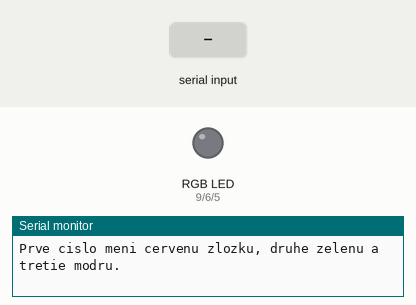
Bench run of a sketch on a simulated Arduino Uno, built with avr-gcc and run on an emulated ATmega328P. On the bench: an RGB LED mixed from three pins (HIGH = lit), the last lines printed to the serial monitor. Inputs (shaded band) come from the test bench.

Above: at 1.2 s.
1.3 s: "90,45,200\n" received over Serial
At 2.5 s:
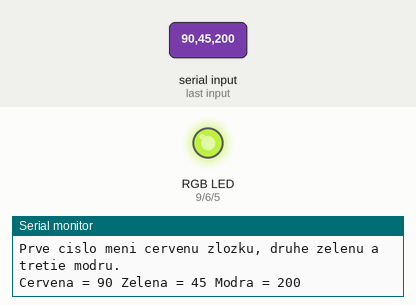
2.8 s: "30,150,10\n" received over Serial
At 3.6 s:
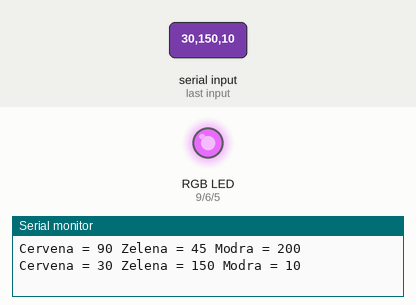
4.3 s: "1,90,45\n" received over Serial
At 4.7 s:
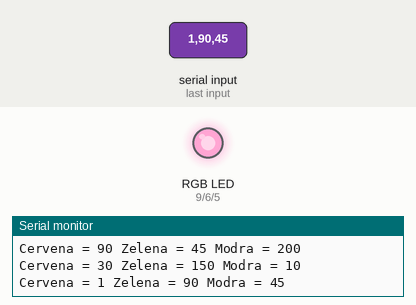
Timing chart, 0 to 7.3 s (numbered marks = the images above; inputs shaded):
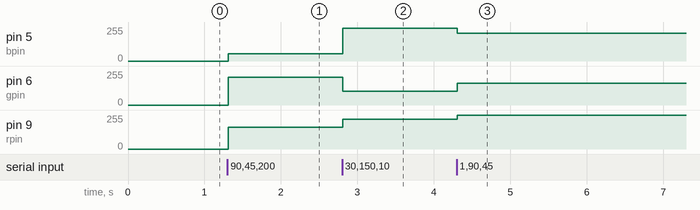

Measured:
- after the input at 1.3 s, pin 5 (bpin): 0/255 → 55/255 at once; pin 6 (gpin): 0/255 → 210/255 at once; pin 9 (rpin): 0/255 → 165/255 at once
- after the input at 2.8 s, pin 5 (bpin): 55/255 → 245/255 at once; pin 6 (gpin): 210/255 → 105/255 at once; pin 9 (rpin): 165/255 → 225/255 at once
- after the input at 4.3 s, pin 5 (bpin): 245/255 → 210/255 at once; pin 6 (gpin): 105/255 → 165/255 at once; pin 9 (rpin): 225/255 → 254/255 at once

The sketch:

rgb_led_farba_podla_vstupu.ino
```cpp
const int rpin = 9; //cervena led pin
const int bpin = 5; //modra led pin
const int gpin = 6; //zelena led pin
String odpoved;

void setup() {
  Serial.begin(9600);
  pinMode(rpin,OUTPUT); //definovanie pinov ako output
  pinMode(bpin,OUTPUT);
  pinMode(gpin,OUTPUT);
  Serial.println("Na zmenu farby RGB LED zadaj 3 rozne cisla s medzerou v rozmedzi 0 - 255: ");
  Serial.println("Prve cislo meni cervenu zlozku, druhe zelenu a tretie modru.");
}

void loop() {
  while (Serial.available()) { //funkcia bude prebiehat kym je nieco na vstupe
    int red = Serial.parseInt(); //definovanie premennej pre cervenu farbu, hodnota je zadana uzivatelom
                                  //parseInt potom hlada dalsie platne cislo
    int green = Serial.parseInt();
    int blue = Serial.parseInt();

    if (Serial.read() == '\n') { //spusti sa ked stlacime enter
      Serial.print("Cervena = "); //vypisanie uzivatelom zadanych premennych
      Serial.print(red);
      Serial.print(" Zelena = ");
      Serial.print(green);
      Serial.print(" Modra = ");
      Serial.print(blue);
      Serial.println();
      //constrain obmedzi rozsah premennej len od 0 do 255, pri vyssom cisle nastavi 255
      //LED sa pri 255 vypne a pri 0 ma maximalny jas, uzivatelsky je logickejsie ked je to opacne, preto sa to odcita
      red = 255 - constrain(red, 0, 255);
      green = 255 - constrain(green, 0, 255);
      blue = 255 - constrain(blue, 0, 255);
      analogWrite(rpin, red); //zasvieti jednotlive pixely na led
      analogWrite(gpin, green);
      analogWrite(bpin, blue);
  }
 }
}
```
